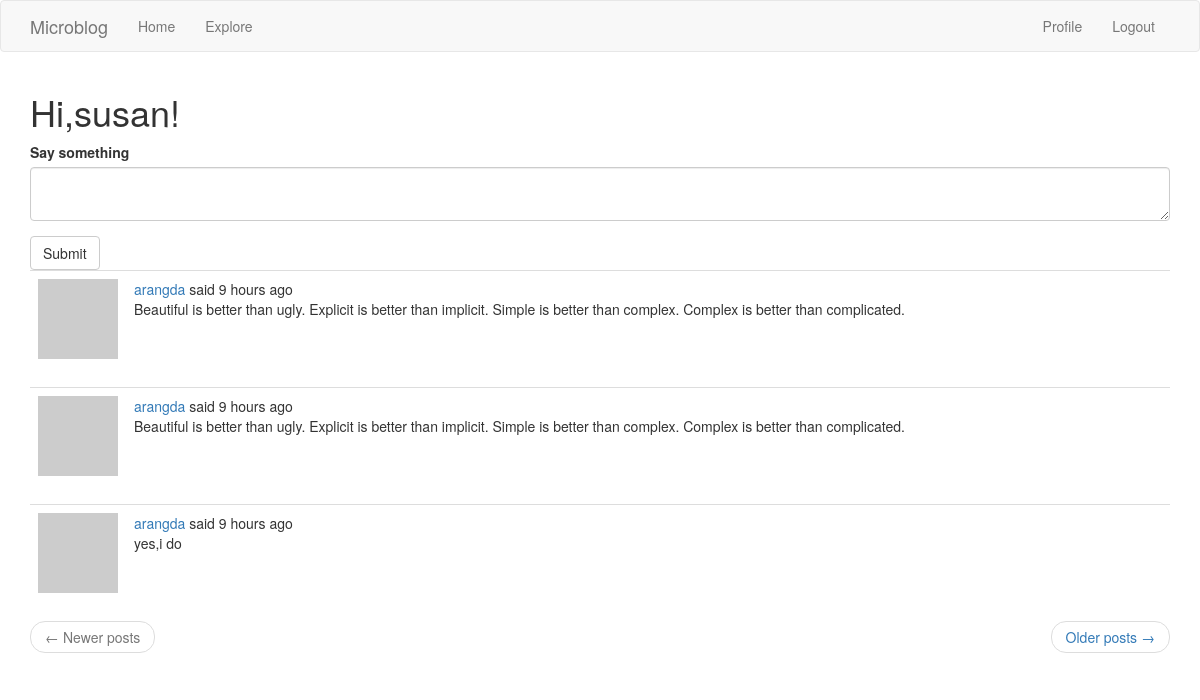
The app's page /index (signed in) with its own data.
### app/models.py (models this page shows, shortened)
class User(UserMixin,db.Model):
    id = db.Column(db.Integer,primary_key=True)
    username = db.Column(db.String(64),index=True,unique=True)
    email = db.Column(db.String(120),index=True,unique=True)
    password_hash = db.Column(db.String(128))
    about_me = db.Column(db.String(140))
    last_seen = db.Column(db.DateTime,default=datetime.utcnow)
    posts = db.relationship('Post',backref='author',lazy='dynamic')
    followed = db.relationship(
        'User',secondary=followers,
        primaryjoin=(followers.c.follower_id == id),
        secondaryjoin=(followers.c.followed_id == id),
        backref=db.backref('followers',lazy='dynamic'),lazy='dynamic'
    )
    def avatar(self,size):
        digest = md5(self.email.lower().encode('utf-8')).hexdigest()
        return 'https://www.gravatar.com/avatar/{}?d=identicon&s={}'.format(digest,size)
    def followed_posts(self):
        followed = Post.query.join(
            followers, (followers.c.followed_id == Post.user_id)).filter(
                followers.c.follower_id == self.id)
        own = Post.query.filter_by(user_id=self.id)
        return followed.union(own).order_by(Post.timestamp.desc())

class Post(db.Model):
    id = db.Column(db.Integer,primary_key=True)
    body = db.Column(db.String(140))
    timestamp = db.Column(db.DateTime,index=True,default=datetime.utcnow)
    user_id = db.Column(db.Integer,db.ForeignKey('user.id'))
    language = db.Column(db.String(5))

### app/main/routes.py (the view, shortened to what this page needs)
@bp.route('/',methods=['GET','POST'])
@bp.route('/index',methods=['GET','POST'])
@login_required
def index():
    form = PostForm()
    page = request.args.get('page',1,type=int)
    posts = current_user.followed_posts().paginate(
        page,current_app.config['POSTS_PER_PAGE'],False
    )
    next_url = url_for('main.index',page=posts.next_num) if posts.has_next else None
    prev_url = url_for('main.index',page=posts.prev_num) if posts.has_prev else None
    return render_template('index.html',title='home',form=form,posts=posts.items,next_url=next_url,prev_url=prev_url)

### app/main/forms.py
class PostForm(FlaskForm):
    post = TextAreaField(_l('Say something'), validators=[DataRequired()])
    submit = SubmitField(_l('Submit'))

### app/main/routes.py (called while the page is built)
@bp.before_app_request
def before_request():
    g.locale = str(get_locale())
    if current_user.is_authenticated:
        current_user.last_seen = datetime.utcnow()
        db.session.commit()

### app/models.py (called while the page is built)
@login.user_loader
def load_user(id):
    return User.query.get(int(id))

### app/templates/index.html
{% extends "base.html" %}
{% import 'bootstrap/wtf.html' as wtf %}
{% block app_content %}
    <h1>Hi,{{ current_user.username }}!</h1>
    {% if form %}
    {{wtf.quick_form(form) }}
    {% endif %}
    {% for post in posts %}
    {% include '_post.html' %}
    {% endfor %}
    <nav aria-label="...">
        <ul class="pager">
            <li class="previous{% if not prev_url %} disabled{% endif %}">
                <a href="{{ prev_url or '#' }}">
                    <span aria-hidden="true">&larr;</span> {{ _('Newer posts') }}
                </a>
            </li>
            <li class="next{% if not next_url %} disabled{% endif %}">
                <a href="{{ next_url or '#' }}">
                    {{ _('Older posts') }} <span aria-hidden="true">&rarr;</span>
                </a>
            </li>
        </ul>
    </nav>
{% endblock %}

### app/templates/_post.html (shortened to what this page needs)
<table class="table table-hover">
    <tr>
        <td width="70px">
            <a href="{{ url_for('main.user', username=post.author.username) }}">
                <img src="{{ post.author.avatar(70) }}" />
            </a>
        </td>
        <td>
            {{ _('%(username)s said %(when)s',username=user_link,when=moment(post.timestamp).fromNow()) }}
            <br>
            <span id="post{{ post.id }}">{{ post.body }}</span>
        </td>
    </tr>
</table>

### records on screen
User: username "susan"
Post: body "Beautiful is better than ugly. Explicit is better than implicit. Simple is better than complex. Complex is better than complicated."
Post: body "Beautiful is better than ugly. Explicit is better than implicit. Simple is better than complex. Complex is better than complicated."
Post: body "yes,i do"
